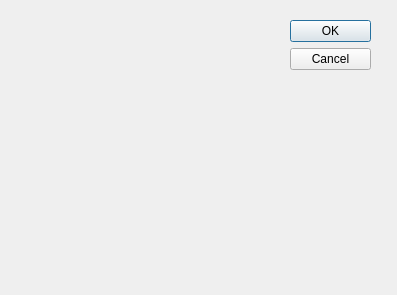
<?xml version="1.0" encoding="UTF-8"?>
<ui version="4.0">
 <class>Dialog</class>
 <widget class="QDialog" name="Dialog">
  <property name="geometry">
   <rect>
    <x>0</x>
    <y>0</y>
    <width>397</width>
    <height>295</height>
   </rect>
  </property>
  <property name="windowTitle">
   <string>Dialog</string>
  </property>
  <widget class="QDialogButtonBox" name="buttonBox">
   <property name="geometry">
    <rect>
     <x>290</x>
     <y>20</y>
     <width>81</width>
     <height>241</height>
    </rect>
   </property>
   <property name="orientation">
    <enum>Qt::Vertical</enum>
   </property>
   <property name="standardButtons">
    <set>QDialogButtonBox::Cancel|QDialogButtonBox::Ok</set>
   </property>
  </widget>
 </widget>
 <resources/>
 <connections>
  <connection>
   <sender>buttonBox</sender>
   <signal>accepted()</signal>
   <receiver>Dialog</receiver>
   <slot>accept()</slot>
   <hints>
    <hint type="sourcelabel">
     <x>248</x>
     <y>254</y>
    </hint>
    <hint type="destinationlabel">
     <x>157</x>
     <y>274</y>
    </hint>
   </hints>
  </connection>
  <connection>
   <sender>buttonBox</sender>
   <signal>rejected()</signal>
   <receiver>Dialog</receiver>
   <slot>reject()</slot>
   <hints>
    <hint type="sourcelabel">
     <x>316</x>
     <y>260</y>
    </hint>
    <hint type="destinationlabel">
     <x>286</x>
     <y>274</y>
    </hint>
   </hints>
  </connection>
 </connections>
</ui>
